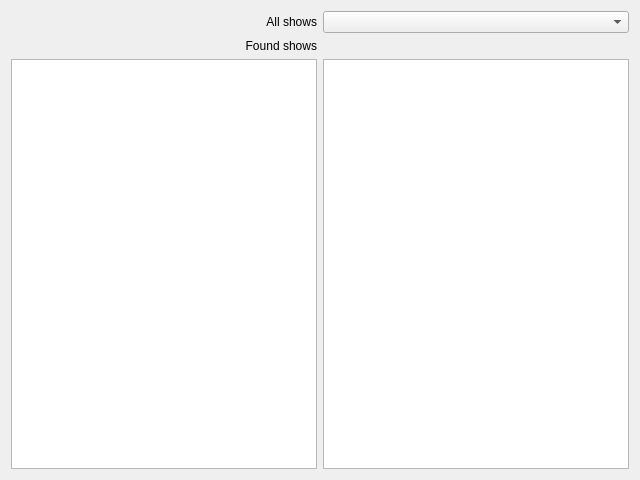
<?xml version="1.0" encoding="UTF-8"?>
<ui version="4.0">
 <class>MainQWidget</class>
 <widget class="QWidget" name="MainQWidget">
  <property name="geometry">
   <rect>
    <x>0</x>
    <y>0</y>
    <width>640</width>
    <height>480</height>
   </rect>
  </property>
  <property name="windowTitle">
   <string>KEpShow</string>
  </property>
  <property name="autoFillBackground">
   <bool>false</bool>
  </property>
  <property name="locale">
   <locale language="English" country="UnitedStates"/>
  </property>
  <layout class="QGridLayout" name="gridLayout_2">
   <item row="0" column="0">
    <layout class="QVBoxLayout" name="verticalLayout">
     <property name="sizeConstraint">
      <enum>QLayout::SetMaximumSize</enum>
     </property>
     <item>
      <layout class="QGridLayout" name="gridLayout">
       <property name="sizeConstraint">
        <enum>QLayout::SetMaximumSize</enum>
       </property>
       <item row="0" column="0">
        <widget class="QLabel" name="label_2">
         <property name="text">
          <string>All shows</string>
         </property>
         <property name="alignment">
          <set>Qt::AlignRight|Qt::AlignTrailing|Qt::AlignVCenter</set>
         </property>
        </widget>
       </item>
       <item row="0" column="1">
        <widget class="QComboBox" name="all_tv_shows"/>
       </item>
       <item row="1" column="0">
        <widget class="QLabel" name="label_3">
         <property name="text">
          <string>Found shows</string>
         </property>
         <property name="alignment">
          <set>Qt::AlignRight|Qt::AlignTrailing|Qt::AlignVCenter</set>
         </property>
        </widget>
       </item>
       <item row="2" column="1">
        <widget class="QTableView" name="tableView">
         <property name="frameShape">
          <enum>QFrame::StyledPanel</enum>
         </property>
         <property name="showGrid">
          <bool>false</bool>
         </property>
         <property name="sortingEnabled">
          <bool>false</bool>
         </property>
         <attribute name="horizontalHeaderVisible">
          <bool>false</bool>
         </attribute>
         <attribute name="horizontalHeaderMinimumSectionSize">
          <number>40</number>
         </attribute>
         <attribute name="horizontalHeaderStretchLastSection">
          <bool>true</bool>
         </attribute>
         <attribute name="verticalHeaderVisible">
          <bool>false</bool>
         </attribute>
         <attribute name="verticalHeaderVisible">
          <bool>false</bool>
         </attribute>
         <attribute name="horizontalHeaderStretchLastSection">
          <bool>true</bool>
         </attribute>
         <attribute name="horizontalHeaderVisible">
          <bool>false</bool>
         </attribute>
         <attribute name="horizontalHeaderMinimumSectionSize">
          <number>40</number>
         </attribute>
        </widget>
       </item>
       <item row="2" column="0">
        <widget class="QTableView" name="found_tv_shows">
         <property name="mouseTracking">
          <bool>true</bool>
         </property>
         <property name="lineWidth">
          <number>1</number>
         </property>
         <property name="editTriggers">
          <set>QAbstractItemView::NoEditTriggers</set>
         </property>
         <property name="showGrid">
          <bool>false</bool>
         </property>
         <attribute name="horizontalHeaderVisible">
          <bool>false</bool>
         </attribute>
         <attribute name="horizontalHeaderStretchLastSection">
          <bool>true</bool>
         </attribute>
         <attribute name="verticalHeaderVisible">
          <bool>false</bool>
         </attribute>
         <attribute name="verticalHeaderVisible">
          <bool>false</bool>
         </attribute>
         <attribute name="horizontalHeaderStretchLastSection">
          <bool>true</bool>
         </attribute>
         <attribute name="horizontalHeaderVisible">
          <bool>false</bool>
         </attribute>
        </widget>
       </item>
      </layout>
     </item>
    </layout>
   </item>
  </layout>
 </widget>
 <resources/>
 <connections/>
</ui>
